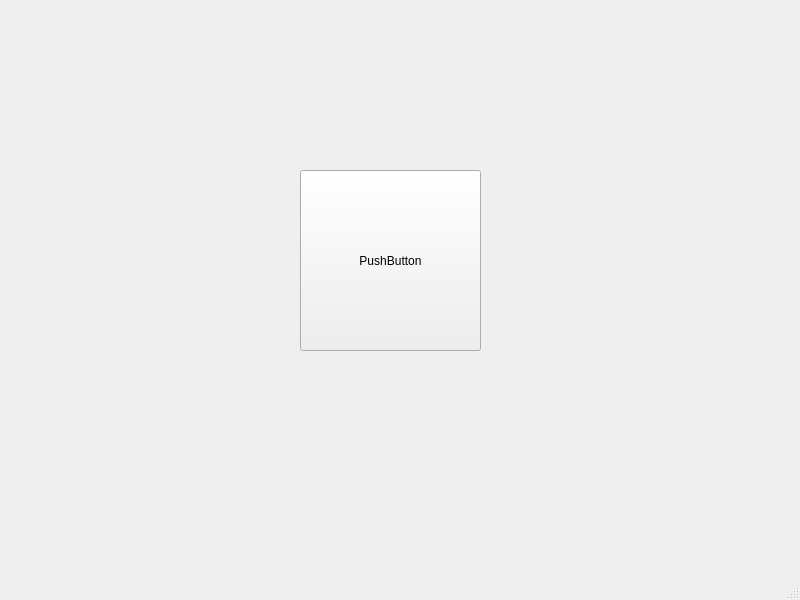
<?xml version="1.0" encoding="UTF-8"?>
<ui version="4.0">
 <class>MainWindow</class>
 <widget class="QMainWindow" name="MainWindow">
  <property name="geometry">
   <rect>
    <x>0</x>
    <y>0</y>
    <width>800</width>
    <height>600</height>
   </rect>
  </property>
  <property name="windowTitle">
   <string>MainWindow</string>
  </property>
  <widget class="QWidget" name="centralwidget">
   <widget class="QPushButton" name="pushButton">
    <property name="geometry">
     <rect>
      <x>300</x>
      <y>170</y>
      <width>181</width>
      <height>181</height>
     </rect>
    </property>
    <property name="text">
     <string>PushButton</string>
    </property>
   </widget>
  </widget>
  <widget class="QMenuBar" name="menubar">
   <property name="geometry">
    <rect>
     <x>0</x>
     <y>0</y>
     <width>800</width>
     <height>21</height>
    </rect>
   </property>
  </widget>
  <widget class="QStatusBar" name="statusbar"/>
 </widget>
 <resources/>
 <connections/>
</ui>
